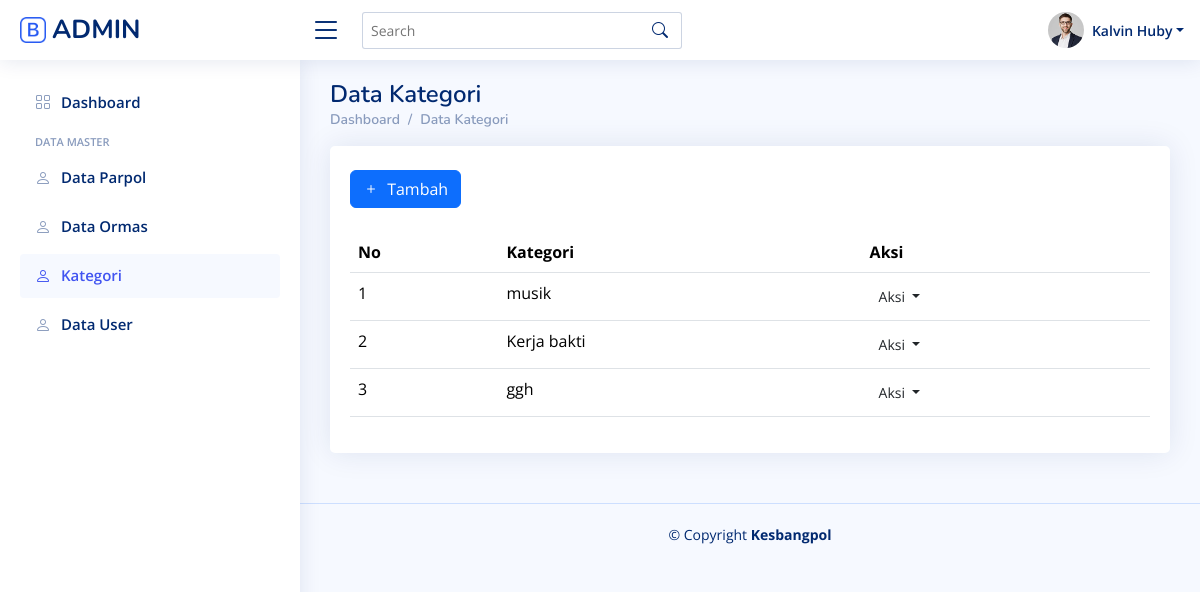
Before: /admin/kategori/kategori.php (signed in) with the older database file.
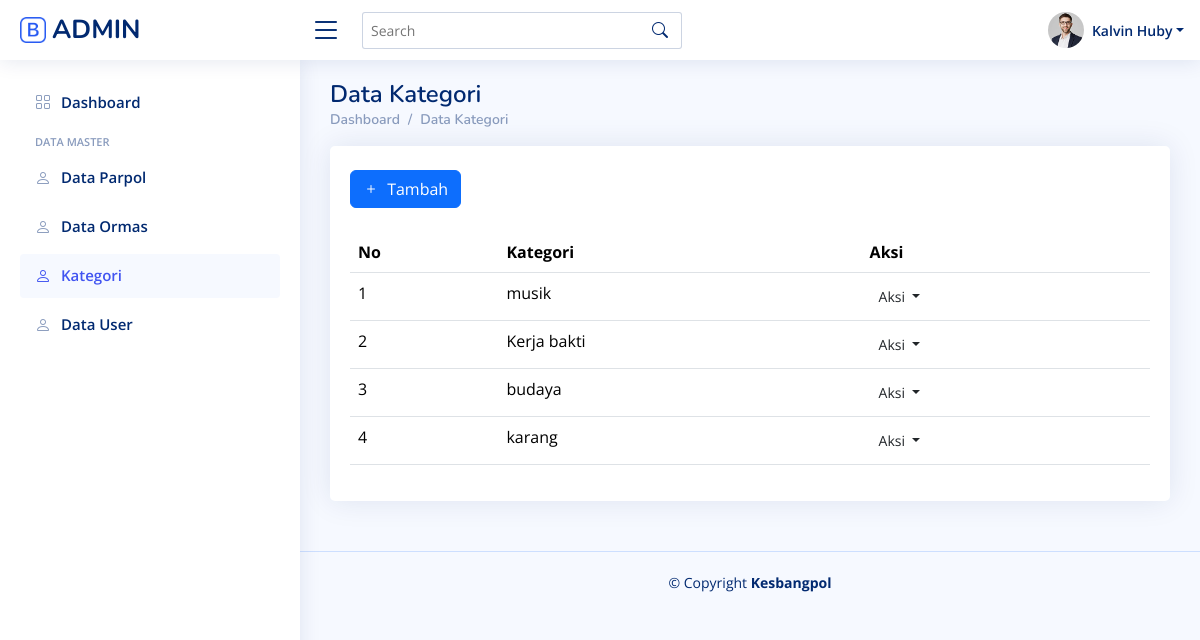
After: the same page with the newer database file.
### tables this page shows
CREATE TABLE `tbl_kategori` (
  `id` int(11) NOT NULL,
  `kategori` varchar(255) NOT NULL
);

### admin/kategori/kategori.php (the view, shortened to what this page needs)
<?php
include '../../koneksi.php';
$query = "SELECT id,kategori FROM tbl_kategori";
$stmt = $pdo->prepare($query);
$stmt->execute();
$results = $stmt->fetchAll(PDO::FETCH_ASSOC);
$user = $_SESSION['user'];
?>
<!DOCTYPE html>
<html lang="en">
<head>
  <link href="../assets/vendor/bootstrap/css/bootstrap.min.css" rel="stylesheet">
  <link href="../assets/vendor/bootstrap-icons/bootstrap-icons.css" rel="stylesheet">
  <link href="../assets/vendor/boxicons/css/boxicons.min.css" rel="stylesheet">
  <link href="../assets/vendor/quill/quill.snow.css" rel="stylesheet">
  <link href="../assets/vendor/quill/quill.bubble.css" rel="stylesheet">
  <link href="../assets/vendor/remixicon/remixicon.css" rel="stylesheet">
  <link href="../assets/vendor/simple-datatables/style.css" rel="stylesheet">
  <link href="../assets/css/style.css" rel="stylesheet">
</head>
<body>
  <header id="header" class="header fixed-top d-flex align-items-center">
    <div class="d-flex align-items-center justify-content-between">
      <a href="index.html" class="logo d-flex align-items-center">
        <img src="assets/img/logo.png" alt="">
        <span class="d-none d-lg-block">ADMIN</span>
      </a>
      <i class="bi bi-list toggle-sidebar-btn"></i>
    </div>
    <div class="search-bar">
      <form class="search-form d-flex align-items-center" method="POST" action="#">
        <input type="text" name="query" placeholder="Search" title="Enter search keyword">
        <button type="submit" title="Search"><i class="bi bi-search"></i></button>
      </form>
    </div>
    <nav class="header-nav ms-auto">
      <ul class="d-flex align-items-center">
        <li class="nav-item dropdown pe-3">
          <a class="nav-link nav-profile d-flex align-items-center pe-0" href="#" data-bs-toggle="dropdown">
            <img src="../assets/img/profile-img.jpg" alt="Profile" class="rounded-circle">
            <span class="d-none d-md-block dropdown-toggle ps-2">              <?php echo htmlspecialchars($user['nama']); ?></span>
          </a>
        </li>
      </ul>
    </nav>
  </header>
  <aside id="sidebar" class="sidebar">
  <ul class="sidebar-nav" id="sidebar-nav">
<li class="nav-item">
  <a class="nav-link collapsed" href="../dashboard.php">
    <i class="bi bi-grid"></i>
    <span>Dashboard</span>
  </a>
</li>
<li class="nav-heading">Data Master</li>
<li class="nav-item">
  <a class="nav-link collapsed" href="../parpol/parpol.php">
    <i class="bi bi-person"></i>
    <span>Data Parpol</span>
  </a>
</li>
<li class="nav-item">
  <a class="nav-link collapsed" href="../parpol/parpol.php">
    <i class="bi bi-person"></i>
    <span>Data Ormas</span>
  </a>
</li>
<li class="nav-item">
  <a class="nav-link" href="#">
    <i class="bi bi-person"></i>
    <span>Kategori</span>
  </a>
</li>
<li class="nav-item">
  <a class="nav-link collapsed" href="../user/user.php">
    <i class="bi bi-person"></i>
    <span>Data User</span>
  </a>
</li>
</ul>
  </aside>
  <main id="main" class="main">
    <div class="pagetitle">
      <h1>Data Kategori</h1>
      <nav>
        <ol class="breadcrumb">
          <li class="breadcrumb-item"><a href="index.html">Dashboard</a></li>
          <li class="breadcrumb-item">Data Kategori</li>
        </ol>
      </nav>
    </div>
    <section class="section">
      <div class="row">
        <div class="col-lg-12">
          <div class="card">
            <div class="card-body">
            <a href="proses/tambah-kategori.php" class="btn btn-primary my-4"><i class="bi bi-plus me-1"></i> Tambah </a>
              <table class="table datatable">
                <thead>
                  <tr>
                  <th>No</th>
                  <th>Kategori</th>
                  <th>Aksi</th>
                  </tr>
                </thead>
                <tbody>
                <?php if (!empty($results)): ?>
                <?php $no = 1;  ?>
                <?php foreach ($results as $row): ?>
                  <tr>
                  <td><?= $no++ ?></td>
                  <td><?= htmlspecialchars($row['kategori']) ?></td>
                    <td class="action-links">
<div class="dropdown">
<button class="btn btn-sm btn-outline  dropdown-toggle" type="button" data-bs-toggle="dropdown" aria-expanded="false">
Aksi
</button>
</div>
</td>
                  </tr>
                  <?php endforeach; ?>
            <?php else: ?>
                <tr>
                    <td colspan="7">Tidak ada data tersedia.</td>
                </tr>
            <?php endif; ?>
                </tbody>
              </table>
            </div>
          </div>
        </div>
      </div>
    </section>
  </main>
  <footer id="footer" class="footer">
    <div class="copyright">
      &copy; Copyright <strong><span>Kesbangpol</span></strong>
    </div>
  </footer>
</body>
</html>

Changed rows visible on the page:
changed tbl_kategori: kategori "ggh" → "budaya"
added tbl_kategori: kategori "karang"
